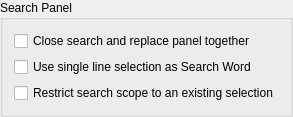
                <widget class="QGroupBox" name="groupBox_10">
                 <property name="title">
                  <string>Search Panel</string>
                 </property>
                 <layout class="QVBoxLayout" name="verticalLayout_5">
                  <item>
                   <widget class="QCheckBox" name="checkBoxCloseSearchReplaceTogether">
                    <property name="text">
                     <string>Close search and replace panel together</string>
                    </property>
                    <property name="advancedOption" stdset="0">
                     <bool>true</bool>
                    </property>
                   </widget>
                  </item>
                  <item>
                   <widget class="QCheckBox" name="checkBoxUseLineForSearch">
                    <property name="text">
                     <string>Use single line selection as Search Word</string>
                    </property>
                    <property name="advancedOption" stdset="0">
                     <bool>true</bool>
                    </property>
                   </widget>
                  </item>
                  <item>
                   <widget class="QCheckBox" name="checkBoxSearchOnlyInSelection">
                    <property name="text">
                     <string>Restrict search scope to an existing selection</string>
                    </property>
                   </widget>
                  </item>
                 </layout>
                </widget>
